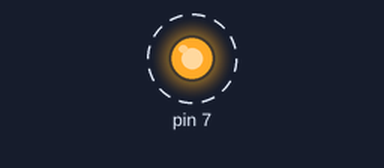
A program run on a simulated Raspberry Pi (header pin numbers). Parts: output pins drawn as LEDs (lit = HIGH). Dashed ring = blinking.

Above: at 0.2 s.
Timing chart, 0 to 3.0 s (numbered marks = the images above):
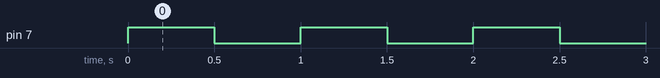

The program:

gpio.py
```python
# blink.py
import RPi.GPIO as GPIO
import time

GPIO.setmode(GPIO.BOARD)
GPIO.setup(7, GPIO.OUT)

while True:
    GPIO.output(7,True)
    time.sleep(0.5)
    GPIO.output(7,False)
    time.sleep(0.5)
```

Measured:
- by itself, pin 7: alternates HIGH for 0.50 s and LOW for 0.50 s
